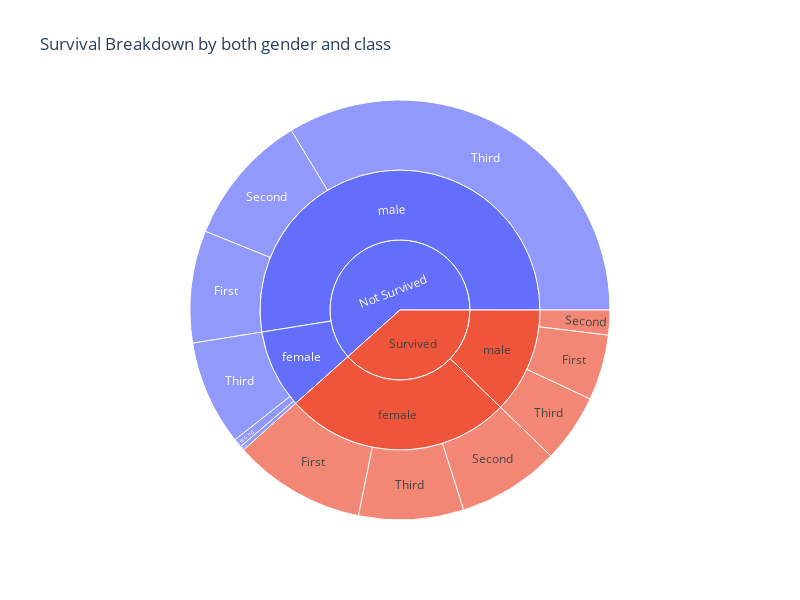

Notebook code for this chart:
### Markdown cell above
We can use a suburst chart to see how these catagorical varaibles break down across the full dataset

### Code cell
df = dataset.groupby(["Survived", "Pclass", "Sex" ]).size().reset_index(name="count")

fig5B = px.sunburst(df, path=["Survived",  "Sex","Pclass" ], values="count",
                  title="Survival Breakdown by Class and Gender (Passenger Count)")

fig5B.update_layout(title_text="Survival Breakdown by both gender and class", width=800, height=600)
fig5B.show()

### Figure 1 — Plotly figure (JSON) as saved in the notebook; plotly's stock layout.template omitted (floating-point values rounded to 4 significant figures)
{"data": [{"branchvalues": "total", "domain": {"x": [0, 1], "y": [0, 1]}, "hovertemplate": "labels=%{label}<br>count=%{value}<br>parent=%{parent}<br>id=%{id}<extra></extra>", "ids": ["Not Survived/female/First", "Not Survived/male/First", "Not Survived/female/Second", "Not Survived/male/Second", "Not Survived/female/Third", "Not Survived/male/Third", "Survived/female/First", "Survived/male/First", "Survived/female/Second", "Survived/male/Second", "Survived/female/Third", "Survived/male/Third", "Not Survived/female", "Not Survived/male", "Survived/female", "Survived/male", "Not Survived", "Survived"], "labels": ["First", "First", "Second", "Second", "Third", "Third", "First", "First", "Second", "Second", "Third", "Third", "female", "male", "female", "male", "Not Survived", "Survived"], "name": "", "parents": ["Not Survived/female", "Not Survived/male", "Not Survived/female", "Not Survived/male", "Not Survived/female", "Not Survived/male", "Survived/female", "Survived/male", "Survived/female", "Survived/male", "Survived/female", "Survived/male", "Not Survived", "Not Survived", "Survived", "Survived", "", ""], "type": "sunburst", "values": [3.0, 77.0, 6.0, 91.0, 72.0, 300.0, 91.0, 45.0, 70.0, 17.0, 72.0, 47.0, 81.0, 468.0, 233.0, 109.0, 549.0, 342.0]}], "layout": {"height": 600, "legend": {"tracegroupgap": 0}, "title": {"text": "Survival Breakdown by both gender and class"}, "width": 800}}
